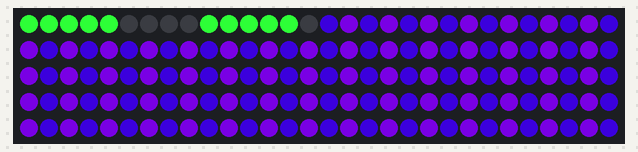
The sketch below on a simulated ATtiny85, built with avr-gcc and run on an emulated ATtiny85. Parts: 150 RGB LEDs in strip order, left to right, continuing on the next row. The strip is taken to match the declared colour order; random numbers use the default seed unless the sketch sets one.

Above: at 0.17 s.
At 37.42 s:
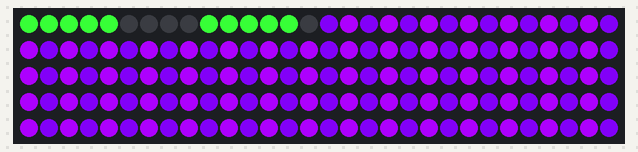

The sketch:

scene_one.ino
```cpp
#include <Adafruit_NeoPixel.h>
#ifdef __AVR__
  #include <avr/power.h>
#endif

#define PIN 2

// Parameter 1 = number of pixels in strip
// Parameter 2 = Arduino pin number (most are valid)
// Parameter 3 = pixel type flags, add together as needed:
//   NEO_KHZ800  800 KHz bitstream (most NeoPixel products w/WS2812 LEDs)
//   NEO_KHZ400  400 KHz (classic 'v1' (not v2) FLORA pixels, WS2811 drivers)
//   NEO_GRB     Pixels are wired for GRB bitstream (most NeoPixel products)
//   NEO_RGB     Pixels are wired for RGB bitstream (v1 FLORA pixels, not v2)
//   NEO_RGBW    Pixels are wired for RGBW bitstream (NeoPixel RGBW products)
Adafruit_NeoPixel strip = Adafruit_NeoPixel(150, PIN, NEO_RGB + NEO_KHZ800);

// IMPORTANT: To reduce NeoPixel burnout risk, add 1000 uF capacitor across
// pixel power leads, add 300 - 500 Ohm resistor on first pixel's data input
// and minimize distance between Arduino and first pixel.  Avoid connecting
// on a live circuit...if you must, connect GND first.


int16_t firefly1 = 0;
int16_t firefly2 = 0;
int16_t firefly3 = 0;

void setup() {
  // This is for Trinket 5V 16MHz, you can remove these three lines if you are not using a Trinket
  #if defined (__AVR_ATtiny85__)
    if (F_CPU == 16000000) clock_prescale_set(clock_div_1);
  #endif
  // End of trinket special code


  // Which position for the fireflies who got eaten?
  firefly1 = random(30) + 15;
  firefly2 = random(50) + 50;
  firefly3 = random(50) + 50;

  strip.begin();
  strip.show(); // Initialize all pixels to 'off'
}

int16_t j = 0, j_direction = 0;
uint16_t firefly_offset = 0;
long random_jump;

const int16_t EYES_START = 0;
const int16_t EYES_END = 15;
const int16_t BODY_STARTS = 25;

void loop() {

  updateEyes(j);
  updateHead(j);
  update(j);
  strip.show();

  if(j_direction == 1){
    if(j > 80) j_direction = 0;
    else j += 1;
  } else {
    if(j < 2) j_direction = 1;
    j -= 1;
  }

  random_jump = random(10);
  if (random_jump == 1) {
    firefly1++;
    firefly2++;
    firefly3++;
    if (firefly1 > strip.numPixels()) firefly1 = EYES_END;
    if (firefly2 > strip.numPixels()) firefly2 = EYES_END;
    if (firefly3 > strip.numPixels()) firefly3 = EYES_END;
  }


  delay(20);
}

void updateEyes(int16_t j){

  if (j < 25 && j >= 0){
    for(uint8_t i=0; i < 5; i++) {
      strip.setPixelColor(i, strip.Color(45-j, 255-(j * 4), 55-j));
      strip.setPixelColor(i+9, strip.Color(45-j, 255-(j * 4), 55-j));
    }
  }
  else {
    // right eye
    for(uint8_t i=0; i < 5; i++) {
      strip.setPixelColor(i, strip.Color(55, 255, 55));
      strip.setPixelColor(i+9, strip.Color(55, 255, 55));
    }
  }

}

void updateHead(int16_t j){
  for(uint16_t i=EYES_END; i< BODY_STARTS; i++) {
    if(i % 2 == 0) {
      strip.setPixelColor(i, strip.Color(90 + j, 0, 170 + j));
    }
    else {
      strip.setPixelColor(i, strip.Color(40+j, 0, 150+j));
    }


  }
}

void update(int16_t j) {
  uint16_t i;

  for(i=BODY_STARTS; i< strip.numPixels(); i++) {
    if((i == firefly1) || (i == firefly2) || (i == firefly3)){
      strip.setPixelColor(i + firefly_offset, strip.Color(30-j, 100, 30));
    }
    if(i % 2 == 0) {
      strip.setPixelColor(i, strip.Color(90 + j, 0, 170 + j));
    }
    else {
      strip.setPixelColor(i, strip.Color(40+j, 0, 150+j));
    }

  }
}
```
